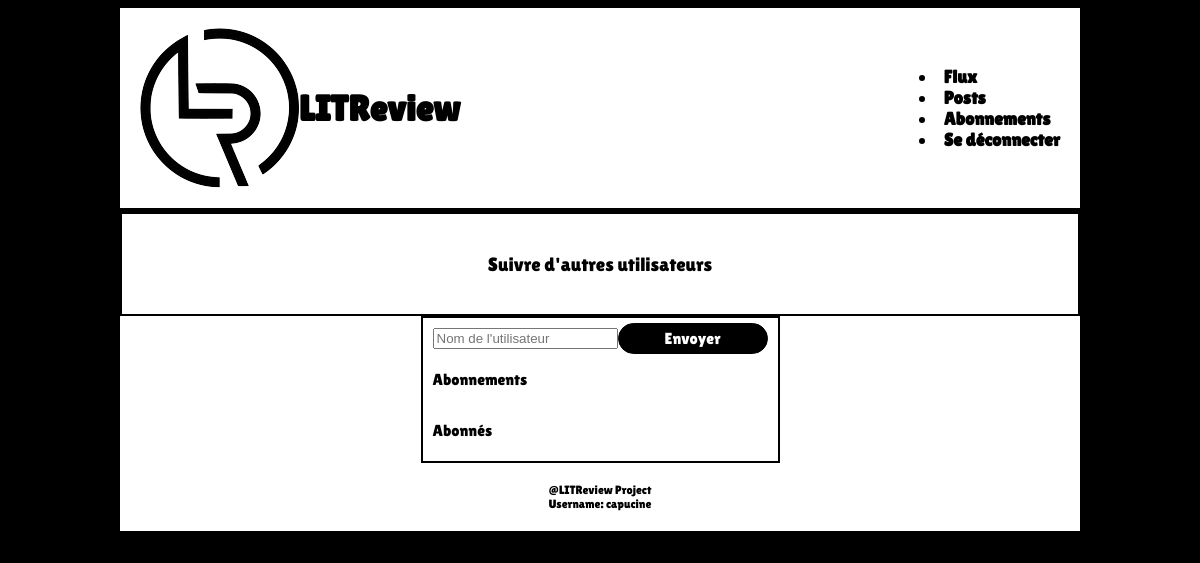
/subscription/ (signed in), run on an earlier commit of the app's database.
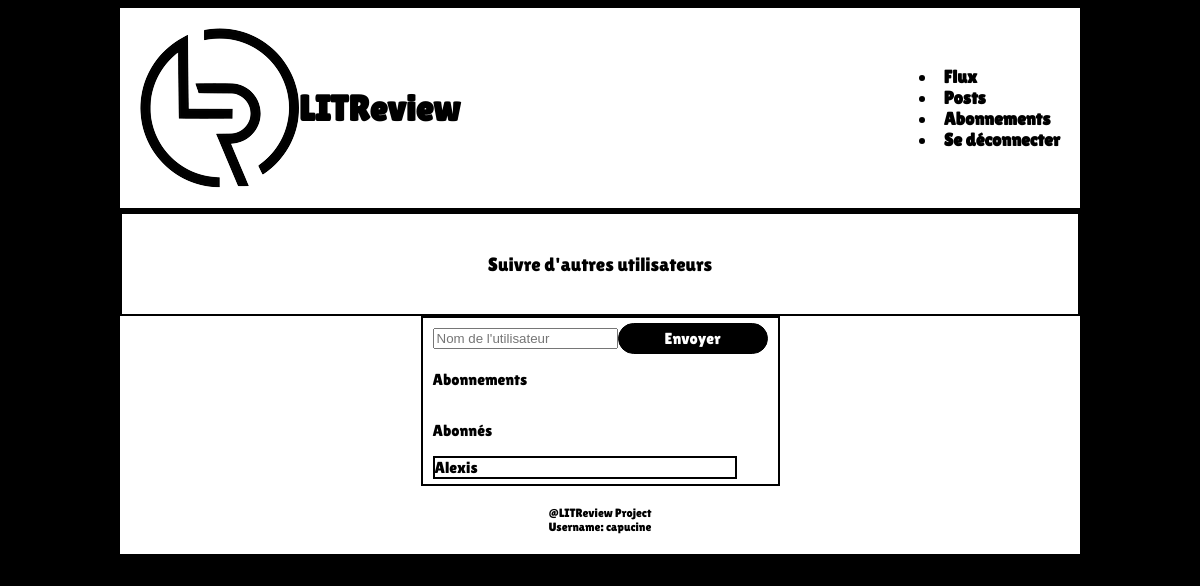
And on a later commit of the database.
### reviews/models.py (models this page shows)
class UserFollows(models.Model):
    user = models.ForeignKey(to=settings.AUTH_USER_MODEL, on_delete=models.CASCADE, related_name='following')
    followed_user = models.ForeignKey(
        to=settings.AUTH_USER_MODEL,
        on_delete=models.CASCADE,
        related_name='followed_by'
        )
    class Meta:
        unique_together = ('user', 'followed_user', )

### reviews/views.py (the view, shortened to what this page needs)
# urls.py: path('subscription/', reviews.views.subscription, name='subscription'),
def subscription(request):
    users_followed = UserFollows.objects.filter(user=request.user)
    users_followers = UserFollows.objects.filter(followed_user=request.user)
    return render(
        request,
        "reviews/subscription.html",
        context={
            "users_followed": users_followed,
            "users_followers": users_followers,
        },
    )

### reviews/templates/reviews/subscription.html (shortened to what this page needs)
{% extends 'base.html' %}
{% load static %}
{% block content %}
<div class="center-title">
    <p>Suivre d'autres utilisateurs</p>
</div>
<div class="center-div">
    <div class="subscrib-container">
        <form method="post">
            <div class="subs-align-btn">
                <input type="text" name="name" placeholder="Nom de l'utilisateur">
                <button class="action-button" type="submit">Envoyer</button>
            </div>
        </form>
        <div>
            <p>Abonnements</p>
        </div>
        <div>
            <p>Abonnés</p>
        </div>
        {% for follower in users_followers %}
        <div class="subs-list-line">
            <div class="field-group">
                {{ follower.user }}
            </div>
        </div>
        {% endfor %}
        </div>
    </div>
</div>
{% endblock content %}

What changed in the data, as far as the page shows it:
added UserFollows: user "Alexis"
